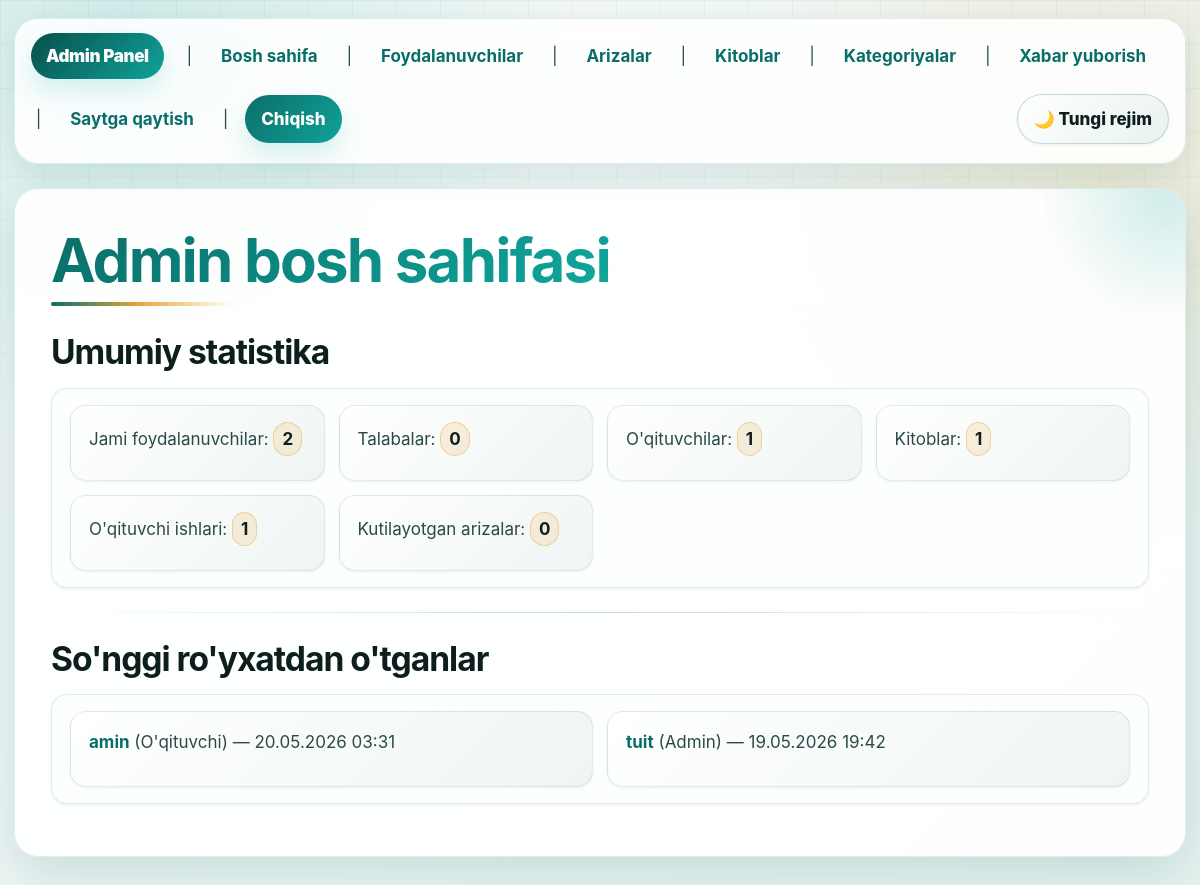
The app's page /dashboard/ (signed in) with its own data.
### main/models.py (models this page shows, shortened)
class User(AbstractUser):
    class Role(models.TextChoices):
        STUDENT = 'student', 'Talaba'
        TEACHER = 'teacher', "O'qituvchi"
        ADMIN   = 'admin',   'Admin'
    role = models.CharField(
        max_length=10,
        choices=Role.choices,
        default=Role.STUDENT,
        verbose_name="Rol",
    )
    avatar = models.ImageField(
        upload_to='avatars/',
        null=True,
        blank=True,
        verbose_name="Profil rasmi",
    )
    bio = models.TextField(
        blank=True,
        verbose_name="Biografiya",
    )
    phone = models.CharField(
        max_length=20,
        blank=True,
        verbose_name="Telefon raqami",
    )
    created_at = models.DateTimeField(auto_now_add=True)
    updated_at = models.DateTimeField(auto_now=True)
    groups = models.ManyToManyField(
        'auth.Group',
        related_name='custom_user_set',
        blank=True,
        verbose_name='groups',
    )
    user_permissions = models.ManyToManyField(
        'auth.Permission',
        related_name='custom_user_set',
        blank=True,
        verbose_name='user permissions',
    )
    class Meta:
        verbose_name = "Foydalanuvchi"
        verbose_name_plural = "Foydalanuvchilar"

### main/views.py (the view)
# urls.py: path('dashboard/', views.AdminDashboardView.as_view(), name='admin-dashboard'),
class AdminDashboardView(AdminRequiredMixin, View):
    template_name = 'admin_panel/dashboard.html'
    def get(self, request):
        context = {
            'total_users':    User.objects.count(),
            'total_students': User.objects.filter(role=User.Role.STUDENT).count(),
            'total_teachers': User.objects.filter(role=User.Role.TEACHER).count(),
            'total_books':    Book.objects.filter(is_active=True).count(),
            'total_works':    TeacherWork.objects.filter(is_published=True).count(),
            'pending_requests': TeacherRequest.objects.filter(
                status=TeacherRequest.Status.PENDING
            ).count(),
            'recent_users':   User.objects.order_by('-date_joined')[:5],
        }
        return render(request, self.template_name, context)

### main/views.py (called while the page is built)
    def dispatch(self, request, *args, **kwargs):
        if not request.user.is_authenticated:
            return self.handle_no_permission()
        if request.user.role != User.Role.ADMIN:
            return HttpResponseForbidden("Bu sahifa faqat adminlar uchun.")
        return super().dispatch(request, *args, **kwargs)

### main/templates/admin_panel/dashboard.html (shortened to what this page needs)
{% extends 'admin_panel/base_admin.html' %}
{% block content %}
<h1>Admin bosh sahifasi</h1>
<h2>Umumiy statistika</h2>
<ul>
    <li>Jami foydalanuvchilar: <strong>{{ total_users }}</strong></li>
    <li>Talabalar: <strong>{{ total_students }}</strong></li>
    <li>O'qituvchilar: <strong>{{ total_teachers }}</strong></li>
    <li>Kitoblar: <strong>{{ total_books }}</strong></li>
    <li>O'qituvchi ishlari: <strong>{{ total_works }}</strong></li>
    <li>
        Kutilayotgan arizalar: <strong>{{ pending_requests }}</strong>
    </li>
</ul>
<hr>
<h2>So'nggi ro'yxatdan o'tganlar</h2>
{% if recent_users %}
    <ul>
        {% for u in recent_users %}
            <li>
                <a href="{% url 'main:admin-user-detail' u.pk %}">{{ u.username }}</a>
                ({{ u.get_role_display }})
                — {{ u.date_joined|date:"d.m.Y H:i" }}
            </li>
        {% endfor %}
    </ul>
{% endif %}
{% endblock %}

### main/static/main/css/online_library_admin_theme.css (style rules this page uses)
:root { --primary: #0a6e68; --primary-light: #0fa39a; --primary-dark: #084f4b; --primary-glow: rgba(10, 110, 104, 0.10); --primary-glow2: rgba(15, 163, 154, 0.16); --accent: #e8a838; --accent-glow: rgba(232, 168, 56, 0.16); --surface: #f5f9f8; --surface-low: #e8f2f0; --surface-card: #ffffff; --text: #0c1f1d; --text-secondary:#2a4a47; --text-muted: #5d8480; --border: rgba(10, 110, 104, 0.12); --border-strong: rgba(10, 110, 104, 0.24); --shadow-xs: 0 1px 3px rgba(10, 110, 104, 0.08); --shadow: 0 8px 28px rgba(10, 110, 104, 0.12); --shadow-lg: 0 18px 52px rgba(10, 110, 104, 0.18); --error: #c0392b; --error-glow: rgba(192, 57, 43, 0.10); --success: #047857; --radius-sm: 10px; --radius: 16px; --radius-lg: 24px; --reader-font: 17px; color-scheme: light; }
* { box-sizing: border-box; }
html { min-height: 100%; scroll-behavior: smooth; }
body { margin: 0; min-height: 100vh; color: var(--text); font-family: Inter, ui-sans-serif, system-ui, -apple-system, BlinkMacSystemFont, "Segoe UI", Arial, sans-serif; font-size: var(--reader-font); line-height: 1.65; background: radial-gradient(circle at 10% 0%, var(--primary-glow2), transparent 28rem), radial-gradient(circle at 92% 18%, var(--accent-glow), transparent 24rem), linear-gradient(135deg, var(--surface), var(--surface-low)); transition: background-color 240ms ease, color 240ms ease; }
body::before { content: ""; position: fixed; inset: 0; pointer-events: none; z-index: -1; opacity: 0.38; background-image: linear-gradient(var(--border) 1px, transparent 1px), linear-gradient(90deg, var(--border) 1px, transparent 1px); background-size: 44px 44px; mask-image: linear-gradient(to bottom, #000, transparent 72%); }
a { color: var(--primary); font-weight: 700; text-decoration: none; text-underline-offset: 5px; transition: color 180ms ease, background-color 180ms ease, transform 180ms ease, box-shadow 180ms ease; }
hr { height: 1px; margin: 24px 0; border: 0; background: linear-gradient(90deg, transparent, var(--border-strong), transparent); }
h1, h2, h3 { margin: 0 0 12px; color: var(--text); line-height: 1.18; letter-spacing: -0.03em; }
h1 { font-size: clamp(2rem, 5vw, 3.8rem); background: linear-gradient(135deg, var(--primary), var(--primary-light), var(--accent)); -webkit-background-clip: text; background-clip: text; color: transparent; }
h2 { margin-top: 26px; font-size: clamp(1.45rem, 3vw, 2.1rem); }
strong { color: var(--text); }
ul { margin: 16px 0; padding: 0; list-style: none; display: grid; gap: 14px; }
li { padding: 16px 18px; color: var(--text-secondary); background: linear-gradient(135deg, color-mix(in srgb, var(--surface-card) 94%, transparent), color-mix(in srgb, var(--surface-low) 74%, transparent)); border: 1px solid var(--border); border-radius: var(--radius); box-shadow: var(--shadow-xs); transition: transform 180ms ease, box-shadow 180ms ease, border-color 180ms ease; }
main > p > a, main > form + p a, li a, p a { border-radius: 10px; }
.js-reveal { opacity: 0; transform: translateY(14px) scale(0.99); }
.js-reveal.is-visible { opacity: 1; transform: none; transition: opacity 520ms ease, transform 520ms ease; }
body.admin-layout { --admin-max: 1180px; }
body.admin-layout h1 { position: relative; padding-bottom: 10px; }
body.admin-layout h1::after { content: ""; position: absolute; left: 0; bottom: 0; width: min(180px, 55%); height: 4px; border-radius: 999px; background: linear-gradient(90deg, var(--primary), var(--accent), transparent); }
body.admin-layout main > ul { grid-template-columns: repeat(auto-fit, minmax(240px, 1fr)); }
body.admin-layout main > ul li { min-height: 76px; }
body.admin-layout h2 + ul, body.admin-layout h3 + p, body.admin-layout h3 + ul { padding: 16px 18px; color: var(--text-secondary); background: color-mix(in srgb, var(--surface-card) 90%, var(--surface-low)); border: 1px solid var(--border); border-radius: var(--radius); box-shadow: var(--shadow-xs); }
body.admin-layout li strong, body.admin-layout td strong { display: inline-flex; align-items: center; min-height: 28px; padding: 2px 8px; color: var(--text); background: var(--accent-glow); border: 1px solid color-mix(in srgb, var(--accent) 42%, transparent); border-radius: 999px; }

### records on screen
User: username "amin", role "O'qituvchi", date_joined "20.05.2026 03:31"
User: username "tuit", role "Admin", date_joined "19.05.2026 19:42"

### other values on screen
{{ total_users }} "2"
{{ total_students }} "0"
{{ total_teachers }} "1"
{{ total_books }} "1"
{{ total_works }} "1"
{{ pending_requests }} "0"
